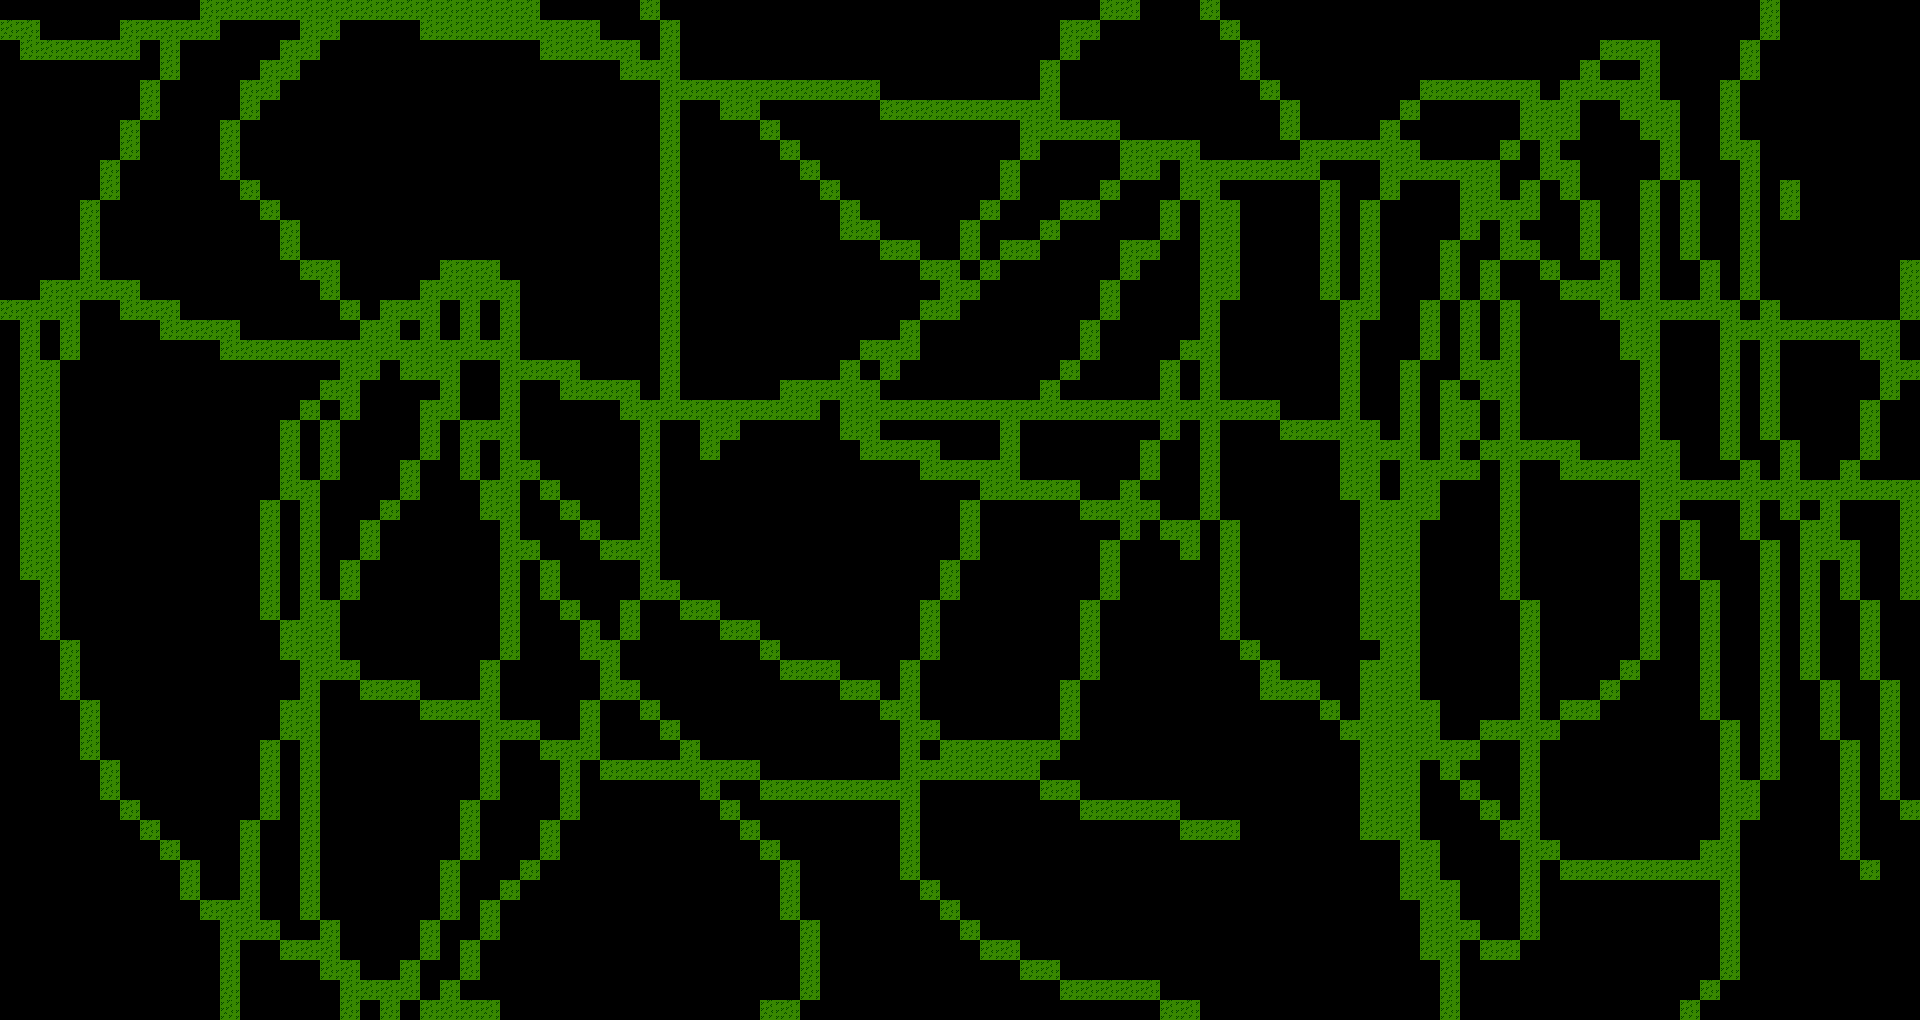

Tiled map render using the project's own tile images. Description and the map definition, with tile-layer contents summarised, below:
An orthogonal 96x51 tile map with 20x20 px tiles, 1 tile layer (w), 3 tilesets.

<map version="1.10" tiledversion="1.10.1" orientation="orthogonal" renderorder="right-down" width="96" height="51" tilewidth="20" tileheight="20" infinite="0" nextlayerid="5" nextobjectid="1">
 <tileset firstgid="1" source="tiles.tsx" />
 <tileset firstgid="101" source="Fantasy_tileset3FINISHED.tsx" />
 <tileset firstgid="261" source="fantasy.tsx" />
 <layer id="4" name="w" width="96" height="51">
  <data>[4896 cells, 1154 non-empty, 2 distinct tile ids]</data>
 </layer>
</map>